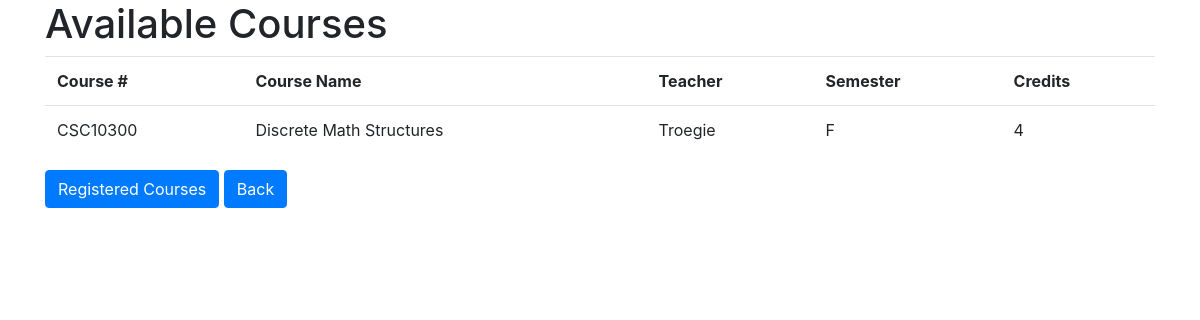
The page /courses/view_courses/ on the database its author committed.
### courses/models.py (models this page shows)
class Courses(models.Model):
    course_number=models.CharField(max_length=50, primary_key=True)
    course_name=models.CharField(max_length=100)
    teacher=models.CharField(max_length=50)
    term=models.CharField(max_length=50,choices=terms)
    credits=models.PositiveIntegerField(default=0)

### courses/views.py (the view)
# urls.py: path('view_courses/', views.view_courses, name='view_courses'),
def view_courses(request):
    queryset=Courses.objects.all()
    context ={
        "object_list": queryset,
        "title": "list"
    }
    return render(request, 'view_courses.html',context)

### templates/view_courses.html (shortened to what this page needs)
{% extends 'base.html' %}
{% block content %}
<div class='container'>
  <h1>Available Courses</h1>
  {% if object_list %}
  <table class='table'>
    <tr>
      <th>Course #</th>
      <th>Course Name</th>
      <th>Teacher</th>
      <th>Semester</th>
      <th>Credits</th>
    </tr>
      {% for obj in object_list %}
    <tr>
      <td>{{obj.course_number}}</td>
      <td>{{obj.course_name}}</td>
      <td>{{obj.teacher}}</td>
      <td>{{obj.term}}</td>
      <td>{{obj.credits}}</td>
    </tr>
      {% endfor %}
  </table>
  {% else %}
  <div class='alert alert-secondary' role='alert'>No Courses</div>
  {% endif %}
  <a href={% url 'view_registered_courses' %} class='btn btn-primary'>Registered Courses</a>
  <a href={% url 'home' %} class='btn btn-primary'>Back</a>
</div>
{% endblock %}

### rows shown on the page
Courses: course_number "CSC10300", course_name "Discrete Math Structures", teacher "Troegie", term "F", credits "4"
